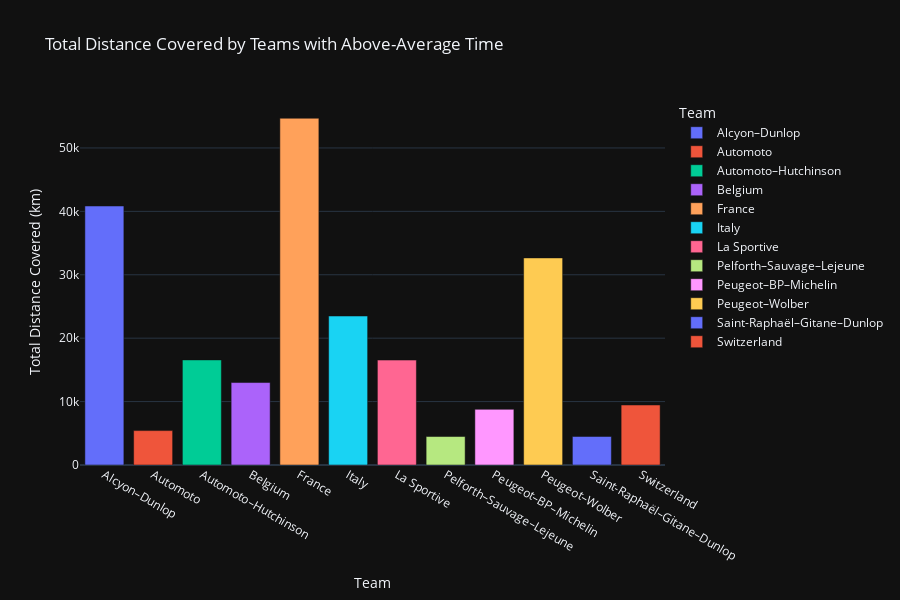

The code cell stored with this chart in its notebook:
### Code cell
import plotly.express as px

# Create a bar plot to visualize the total distance covered by each team
fig = px.bar(total_distance_per_team, x='winner_team', y='distance',
             title='Total Distance Covered by Teams with Above-Average Time',
             labels={'winner_team': 'Team', 'distance': 'Total Distance Covered (km)'},
             color='winner_team',  # Color by team to make it more distinct
             height=600,  # Adjust the plot height for better readability
             template='plotly_dark')  # Optional: Dark background for better contrast

# Show the plot
fig.show()

### Figure 1 — Plotly figure (JSON) as saved in the notebook; plotly's stock layout.template omitted (floating-point values rounded to 4 significant figures)
{"data": [{"alignmentgroup": "True", "hovertemplate": "Team=%{x}<br>Total Distance Covered (km)=%{y}<extra></extra>", "legendgroup": "Alcyon–Dunlop", "marker": {"color": "#636efa", "pattern": {"shape": ""}}, "name": "Alcyon–Dunlop", "offsetgroup": "Alcyon–Dunlop", "orientation": "v", "showlegend": true, "textposition": "auto", "type": "bar", "x": ["Alcyon–Dunlop"], "xaxis": "x", "y": [40846], "yaxis": "y"}, {"alignmentgroup": "True", "hovertemplate": "Team=%{x}<br>Total Distance Covered (km)=%{y}<extra></extra>", "legendgroup": "Automoto", "marker": {"color": "#EF553B", "pattern": {"shape": ""}}, "name": "Automoto", "offsetgroup": "Automoto", "orientation": "v", "showlegend": true, "textposition": "auto", "type": "bar", "x": ["Automoto"], "xaxis": "x", "y": [5425], "yaxis": "y"}, {"alignmentgroup": "True", "hovertemplate": "Team=%{x}<br>Total Distance Covered (km)=%{y}<extra></extra>", "legendgroup": "Automoto–Hutchinson", "marker": {"color": "#00cc96", "pattern": {"shape": ""}}, "name": "Automoto–Hutchinson", "offsetgroup": "Automoto–Hutchinson", "orientation": "v", "showlegend": true, "textposition": "auto", "type": "bar", "x": ["Automoto–Hutchinson"], "xaxis": "x", "y": [16571], "yaxis": "y"}, {"alignmentgroup": "True", "hovertemplate": "Team=%{x}<br>Total Distance Covered (km)=%{y}<extra></extra>", "legendgroup": "Belgium", "marker": {"color": "#ab63fa", "pattern": {"shape": ""}}, "name": "Belgium", "offsetgroup": "Belgium", "orientation": "v", "showlegend": true, "textposition": "auto", "type": "bar", "x": ["Belgium"], "xaxis": "x", "y": [13004], "yaxis": "y"}, {"alignmentgroup": "True", "hovertemplate": "Team=%{x}<br>Total Distance Covered (km)=%{y}<extra></extra>", "legendgroup": "France", "marker": {"color": "#FFA15A", "pattern": {"shape": ""}}, "name": "France", "offsetgroup": "France", "orientation": "v", "showlegend": true, "textposition": "auto", "type": "bar", "x": ["France"], "xaxis": "x", "y": [54683], "yaxis": "y"}, {"alignmentgroup": "True", "hovertemplate": "Team=%{x}<br>Total Distance Covered (km)=%{y}<extra></extra>", "legendgroup": "Italy", "marker": {"color": "#19d3f3", "pattern": {"shape": ""}}, "name": "Italy", "offsetgroup": "Italy", "orientation": "v", "showlegend": true, "textposition": "auto", "type": "bar", "x": ["Italy"], "xaxis": "x", "y": [23495], "yaxis": "y"}, {"alignmentgroup": "True", "hovertemplate": "Team=%{x}<br>Total Distance Covered (km)=%{y}<extra></extra>", "legendgroup": "La Sportive", "marker": {"color": "#FF6692", "pattern": {"shape": ""}}, "name": "La Sportive", "offsetgroup": "La Sportive", "orientation": "v", "showlegend": true, "textposition": "auto", "type": "bar", "x": ["La Sportive"], "xaxis": "x", "y": [16548], "yaxis": "y"}, {"alignmentgroup": "True", "hovertemplate": "Team=%{x}<br>Total Distance Covered (km)=%{y}<extra></extra>", "legendgroup": "Pelforth–Sauvage–Lejeune", "marker": {"color": "#B6E880", "pattern": {"shape": ""}}, "name": "Pelforth–Sauvage–Lejeune", "offsetgroup": "Pelforth–Sauvage–Lejeune", "orientation": "v", "showlegend": true, "textposition": "auto", "type": "bar", "x": ["Pelforth–Sauvage–Lejeune"], "xaxis": "x", "y": [4492], "yaxis": "y"}, {"alignmentgroup": "True", "hovertemplate": "Team=%{x}<br>Total Distance Covered (km)=%{y}<extra></extra>", "legendgroup": "Peugeot–BP–Michelin", "marker": {"color": "#FF97FF", "pattern": {"shape": ""}}, "name": "Peugeot–BP–Michelin", "offsetgroup": "Peugeot–BP–Michelin", "orientation": "v", "showlegend": true, "textposition": "auto", "type": "bar", "x": ["Peugeot–BP–Michelin"], "xaxis": "x", "y": [8779], "yaxis": "y"}, {"alignmentgroup": "True", "hovertemplate": "Team=%{x}<br>Total Distance Covered (km)=%{y}<extra></extra>", "legendgroup": "Peugeot–Wolber", "marker": {"color": "#FECB52", "pattern": {"shape": ""}}, "name": "Peugeot–Wolber", "offsetgroup": "Peugeot–Wolber", "orientation": "v", "showlegend": true, "textposition": "auto", "type": "bar", "x": ["Peugeot–Wolber"], "xaxis": "x", "y": [32658], "yaxis": "y"}, {"alignmentgroup": "True", "hovertemplate": "Team=%{x}<br>Total Distance Covered (km)=%{y}<extra></extra>", "legendgroup": "Saint-Raphaël–Gitane–Dunlop", "marker": {"color": "#636efa", "pattern": {"shape": ""}}, "name": "Saint-Raphaël–Gitane–Dunlop", "offsetgroup": "Saint-Raphaël–Gitane–Dunlop", "orientation": "v", "showlegend": true, "textposition": "auto", "type": "bar", "x": ["Saint-Raphaël–Gitane–Dunlop"], "xaxis": "x", "y": [4504], "yaxis": "y"}, {"alignmentgroup": "True", "hovertemplate": "Team=%{x}<br>Total Distance Covered (km)=%{y}<extra></extra>", "legendgroup": "Switzerland", "marker": {"color": "#EF553B", "pattern": {"shape": ""}}, "name": "Switzerland", "offsetgroup": "Switzerland", "orientation": "v", "showlegend": true, "textposition": "auto", "type": "bar", "x": ["Switzerland"], "xaxis": "x", "y": [9463], "yaxis": "y"}], "layout": {"barmode": "relative", "height": 600, "legend": {"title": {"text": "Team"}, "tracegroupgap": 0}, "title": {"text": "Total Distance Covered by Teams with Above-Average Time"}, "xaxis": {"anchor": "y", "categoryarray": ["Alcyon–Dunlop", "Automoto", "Automoto–Hutchinson", "Belgium", "France", "Italy", "La Sportive", "Pelforth–Sauvage–Lejeune", "Peugeot–BP–Michelin", "Peugeot–Wolber", "Saint-Raphaël–Gitane–Dunlop", "Switzerland"], "categoryorder": "array", "domain": [0, 1], "title": {"text": "Team"}}, "yaxis": {"anchor": "x", "domain": [0, 1], "title": {"text": "Total Distance Covered (km)"}}}}
